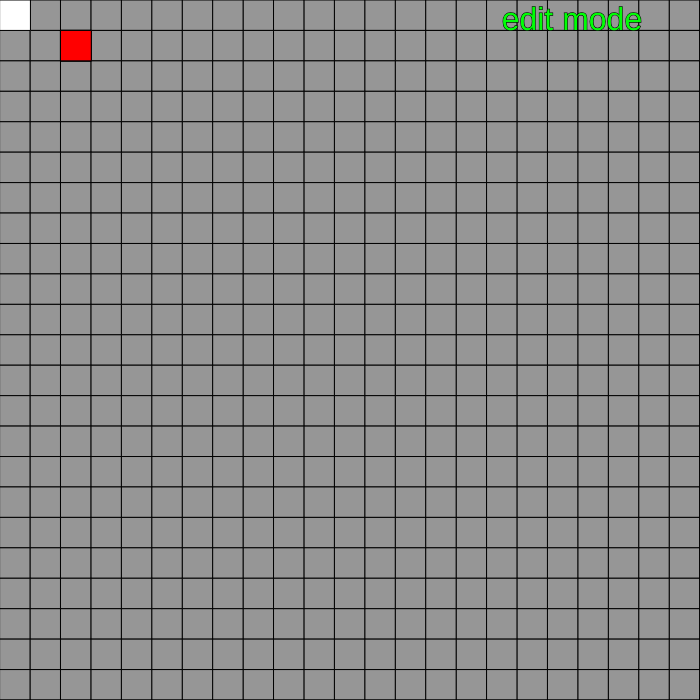
Frame 1 (no input)
Frame 60 (no input): identical to frame 1, image omitted
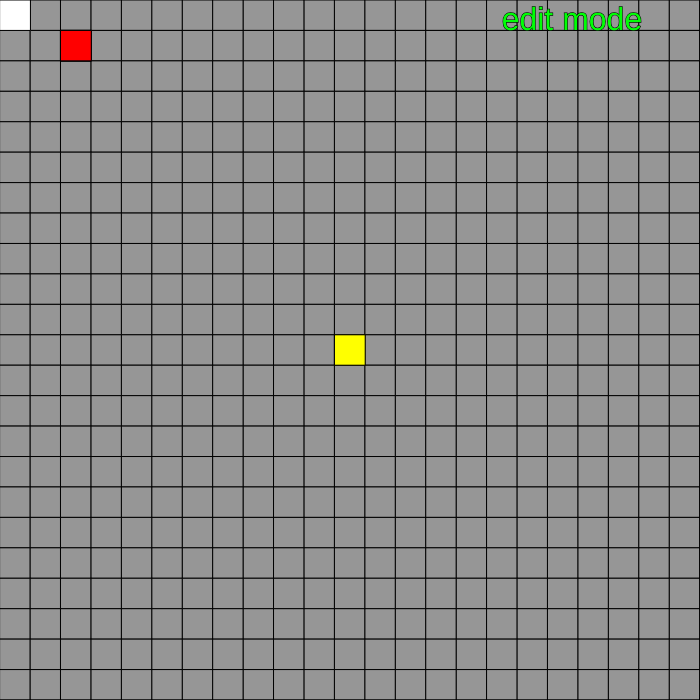
Frame 120 (the mouse pressed at the canvas centre since frame 60)

The p5.js sketch that drew these frames (run headless with seeded random() and noise() and a simulated clock; from frame 60 on, the mouse is pressed at the canvas centre):

// p5.js sketch
// ── sketch.js
var gridsz = 700;
var mode = 1;
var sz = 23;
var start = 1;
var quicksavev = 0;
var quicksaveg = 0;
var quickload = 0;
var x = 0;
var y = 0;
var i;
var j;
var forceQuitOp = 0;
var tx;
var ty;
var edit = 1;
var thisrounhasdots;
// var quickloadg = 0;
var quickloadshow = 0;
var quicksavea = [
	[0, 0, 0, 0, 0, 0, 0, 0, 0, 0, 0, 0, 0, 0, 0, 0, 0, 0, 0, 0, 0, 0, 0, 0],
	[0, 0, 0, 0, 0, 0, 0, 0, 0, 0, 0, 0, 0, 0, 0, 0, 0, 0, 0, 0, 0, 0, 0, 0],
	[0, 0, 0, 0, 0, 0, 0, 0, 0, 0, 0, 0, 0, 0, 0, 0, 0, 0, 0, 0, 0, 0, 0, 0],
	[0, 0, 0, 0, 0, 0, 0, 0, 0, 0, 0, 0, 0, 0, 0, 0, 0, 0, 0, 0, 0, 0, 0, 0],
	[0, 0, 0, 0, 0, 0, 0, 0, 0, 0, 0, 0, 0, 0, 0, 0, 0, 0, 0, 0, 0, 0, 0, 0],
	[0, 0, 0, 0, 0, 0, 0, 0, 0, 0, 0, 0, 0, 0, 0, 0, 0, 0, 0, 0, 0, 0, 0, 0],
	[0, 0, 0, 0, 0, 0, 0, 0, 0, 0, 0, 0, 0, 0, 0, 0, 0, 0, 0, 0, 0, 0, 0, 0],
	[0, 0, 0, 0, 0, 0, 0, 0, 0, 0, 0, 0, 0, 0, 0, 0, 0, 0, 0, 0, 0, 0, 0, 0],
	[0, 0, 0, 0, 0, 0, 0, 0, 0, 0, 0, 0, 0, 0, 0, 0, 0, 0, 0, 0, 0, 0, 0, 0],
	[0, 0, 0, 0, 0, 0, 0, 0, 0, 0, 0, 0, 0, 0, 0, 0, 0, 0, 0, 0, 0, 0, 0, 0],
	[0, 0, 0, 0, 0, 0, 0, 0, 0, 0, 0, 0, 0, 0, 0, 0, 0, 0, 0, 0, 0, 0, 0, 0],
	[0, 0, 0, 0, 0, 0, 0, 0, 0, 0, 0, 0, 0, 0, 0, 0, 0, 0, 0, 0, 0, 0, 0, 0],
	[0, 0, 0, 0, 0, 0, 0, 0, 0, 0, 0, 0, 0, 0, 0, 0, 0, 0, 0, 0, 0, 0, 0, 0],
	[0, 0, 0, 0, 0, 0, 0, 0, 0, 0, 0, 0, 0, 0, 0, 0, 0, 0, 0, 0, 0, 0, 0, 0],
	[0, 0, 0, 0, 0, 0, 0, 0, 0, 0, 0, 0, 0, 0, 0, 0, 0, 0, 0, 0, 0, 0, 0, 0],
	[0, 0, 0, 0, 0, 0, 0, 0, 0, 0, 0, 0, 0, 0, 0, 0, 0, 0, 0, 0, 0, 0, 0, 0],
	[0, 0, 0, 0, 0, 0, 0, 0, 0, 0, 0, 0, 0, 0, 0, 0, 0, 0, 0, 0, 0, 0, 0, 0],
	[0, 0, 0, 0, 0, 0, 0, 0, 0, 0, 0, 0, 0, 0, 0, 0, 0, 0, 0, 0, 0, 0, 0, 0],
	[0, 0, 0, 0, 0, 0, 0, 0, 0, 0, 0, 0, 0, 0, 0, 0, 0, 0, 0, 0, 0, 0, 0, 0],
	[0, 0, 0, 0, 0, 0, 0, 0, 0, 0, 0, 0, 0, 0, 0, 0, 0, 0, 0, 0, 0, 0, 0, 0],
	[0, 0, 0, 0, 0, 0, 0, 0, 0, 0, 0, 0, 0, 0, 0, 0, 0, 0, 0, 0, 0, 0, 0, 0],
	[0, 0, 0, 0, 0, 0, 0, 0, 0, 0, 0, 0, 0, 0, 0, 0, 0, 0, 0, 0, 0, 0, 0, 0],
	[0, 0, 0, 0, 0, 0, 0, 0, 0, 0, 0, 0, 0, 0, 0, 0, 0, 0, 0, 0, 0, 0, 0, 0],
	[0, 0, 0, 0, 0, 0, 0, 0, 0, 0, 0, 0, 0, 0, 0, 0, 0, 0, 0, 0, 0, 0, 0, 0]
];
var drops = [
	[0, 0, 0, 0, 0, 0, 0, 0, 0, 0, 0, 0, 0, 0, 0, 0, 0, 0, 0, 0, 0, 0, 0, 0],
	[0, 0, 0, 0, 0, 0, 0, 0, 0, 0, 0, 0, 0, 0, 0, 0, 0, 0, 0, 0, 0, 0, 0, 0],
	[0, 0, 0, 0, 0, 0, 0, 0, 0, 0, 0, 0, 0, 0, 0, 0, 0, 0, 0, 0, 0, 0, 0, 0],
	[0, 0, 0, 0, 0, 0, 0, 0, 0, 0, 0, 0, 0, 0, 0, 0, 0, 0, 0, 0, 0, 0, 0, 0],
	[0, 0, 0, 0, 0, 0, 0, 0, 0, 0, 0, 0, 0, 0, 0, 0, 0, 0, 0, 0, 0, 0, 0, 0],
	[0, 0, 0, 0, 0, 0, 0, 0, 0, 0, 0, 0, 0, 0, 0, 0, 0, 0, 0, 0, 0, 0, 0, 0],
	[0, 0, 0, 0, 0, 0, 0, 0, 0, 0, 0, 0, 0, 0, 0, 0, 0, 0, 0, 0, 0, 0, 0, 0],
	[0, 0, 0, 0, 0, 0, 0, 0, 0, 0, 0, 0, 0, 0, 0, 0, 0, 0, 0, 0, 0, 0, 0, 0],
	[0, 0, 0, 0, 0, 0, 0, 0, 0, 0, 0, 0, 0, 0, 0, 0, 0, 0, 0, 0, 0, 0, 0, 0],
	[0, 0, 0, 0, 0, 0, 0, 0, 0, 0, 0, 0, 0, 0, 0, 0, 0, 0, 0, 0, 0, 0, 0, 0],
	[0, 0, 0, 0, 0, 0, 0, 0, 0, 0, 0, 0, 0, 0, 0, 0, 0, 0, 0, 0, 0, 0, 0, 0],
	[0, 0, 0, 0, 0, 0, 0, 0, 0, 0, 0, 0, 0, 0, 0, 0, 0, 0, 0, 0, 0, 0, 0, 0],
	[0, 0, 0, 0, 0, 0, 0, 0, 0, 0, 0, 0, 0, 0, 0, 0, 0, 0, 0, 0, 0, 0, 0, 0],
	[0, 0, 0, 0, 0, 0, 0, 0, 0, 0, 0, 0, 0, 0, 0, 0, 0, 0, 0, 0, 0, 0, 0, 0],
	[0, 0, 0, 0, 0, 0, 0, 0, 0, 0, 0, 0, 0, 0, 0, 0, 0, 0, 0, 0, 0, 0, 0, 0],
	[0, 0, 0, 0, 0, 0, 0, 0, 0, 0, 0, 0, 0, 0, 0, 0, 0, 0, 0, 0, 0, 0, 0, 0],
	[0, 0, 0, 0, 0, 0, 0, 0, 0, 0, 0, 0, 0, 0, 0, 0, 0, 0, 0, 0, 0, 0, 0, 0],
	[0, 0, 0, 0, 0, 0, 0, 0, 0, 0, 0, 0, 0, 0, 0, 0, 0, 0, 0, 0, 0, 0, 0, 0],
	[0, 0, 0, 0, 0, 0, 0, 0, 0, 0, 0, 0, 0, 0, 0, 0, 0, 0, 0, 0, 0, 0, 0, 0],
	[0, 0, 0, 0, 0, 0, 0, 0, 0, 0, 0, 0, 0, 0, 0, 0, 0, 0, 0, 0, 0, 0, 0, 0],
	[0, 0, 0, 0, 0, 0, 0, 0, 0, 0, 0, 0, 0, 0, 0, 0, 0, 0, 0, 0, 0, 0, 0, 0],
	[0, 0, 0, 0, 0, 0, 0, 0, 0, 0, 0, 0, 0, 0, 0, 0, 0, 0, 0, 0, 0, 0, 0, 0],
	[0, 0, 0, 0, 0, 0, 0, 0, 0, 0, 0, 0, 0, 0, 0, 0, 0, 0, 0, 0, 0, 0, 0, 0],
	[0, 0, 0, 0, 0, 0, 0, 0, 0, 0, 0, 0, 0, 0, 0, 0, 0, 0, 0, 0, 0, 0, 0, 0]
];
var posx = 2;
var posy = 1;
var pos2x = 2;
var pos2y = 1;
var pos = [
	["0", "0"],
	["2", "2"]
];
var DropType = 1;

function setup() {
createCanvas(gridsz, gridsz);
// ellipseMode(CENTER);
background(150);
fill(255);
for(i = 0; i < sz; i++) {
for(j = 0; j < sz; j++) {
x = j*(gridsz/sz);
y = i*(gridsz/sz);
rect(x, y, (gridsz/sz), (gridsz/sz));
}
}
}

function resetup(){
background(150);
fill(255);
for(i = 0; i < sz; i++) {
for(j = 0; j < sz; j++) {
x = j*(gridsz/sz);
y = i*(gridsz/sz);
rect(x, y, (gridsz/sz), (gridsz/sz));
}
}	
drops = [
	[3, 0, 0, 0, 0, 0, 0, 0, 0, 0, 0, 0, 0, 0, 0, 0, 0, 0, 0, 0, 0, 0, 0, 0],
	[0, 0, 0, 0, 0, 0, 0, 0, 0, 0, 0, 0, 0, 0, 0, 0, 0, 0, 0, 0, 0, 0, 0, 0],
	[0, 0, 0, 0, 0, 0, 0, 3, 0, 0, 0, 0, 0, 0, 0, 0, 0, 0, 0, 0, 0, 0, 0, 0],
	[0, 0, 0, 0, 0, 0, 0, 0, 0, 0, 0, 0, 0, 0, 0, 0, 0, 0, 0, 0, 0, 0, 0, 0],
	[0, 0, 0, 0, 0, 0, 0, 0, 0, 0, 0, 0, 0, 0, 0, 0, 0, 0, 0, 0, 0, 0, 0, 0],
	[0, 0, 0, 0, 0, 0, 0, 0, 0, 0, 0, 0, 0, 0, 0, 0, 0, 0, 0, 0, 0, 0, 0, 0],
	[0, 0, 0, 0, 0, 0, 0, 0, 0, 0, 0, 0, 0, 0, 0, 0, 0, 0, 0, 0, 0, 0, 0, 0],
	[0, 0, 0, 0, 0, 0, 0, 0, 0, 0, 0, 0, 0, 0, 0, 0, 0, 0, 0, 0, 0, 0, 0, 0],
	[0, 0, 0, 0, 0, 0, 0, 0, 0, 0, 0, 0, 0, 0, 0, 0, 0, 0, 0, 0, 0, 0, 0, 0],
	[0, 0, 0, 0, 0, 0, 0, 0, 0, 0, 0, 0, 0, 0, 0, 0, 0, 0, 0, 0, 0, 0, 0, 0],
	[0, 0, 0, 0, 0, 0, 0, 0, 0, 0, 0, 0, 0, 0, 0, 0, 0, 0, 0, 0, 0, 0, 0, 0],
	[0, 0, 0, 0, 0, 0, 0, 0, 0, 0, 0, 0, 0, 0, 0, 0, 0, 0, 0, 0, 0, 0, 0, 0],
	[0, 0, 0, 0, 0, 0, 0, 0, 0, 0, 0, 0, 0, 0, 0, 0, 0, 0, 0, 0, 0, 0, 0, 0],
	[0, 0, 0, 0, 0, 0, 0, 0, 0, 0, 0, 0, 0, 0, 0, 0, 0, 0, 0, 0, 0, 0, 0, 0],
	[0, 0, 0, 0, 0, 0, 0, 0, 0, 0, 0, 0, 0, 0, 0, 0, 0, 0, 0, 0, 0, 0, 0, 0],
	[0, 0, 0, 0, 0, 0, 0, 0, 0, 0, 0, 0, 0, 0, 0, 0, 0, 0, 0, 0, 0, 0, 0, 0],
	[0, 0, 0, 0, 0, 0, 0, 0, 0, 0, 0, 0, 0, 0, 0, 0, 0, 0, 0, 0, 0, 0, 0, 0],
	[0, 0, 0, 0, 0, 0, 0, 0, 0, 0, 0, 0, 0, 0, 0, 0, 0, 0, 0, 0, 0, 0, 0, 0],
	[0, 0, 0, 0, 0, 0, 0, 0, 0, 0, 0, 0, 0, 0, 0, 0, 0, 0, 0, 0, 0, 0, 0, 0],
	[0, 0, 0, 0, 0, 0, 0, 0, 0, 0, 0, 0, 0, 0, 0, 0, 0, 0, 0, 0, 0, 0, 0, 0],
	[0, 0, 0, 0, 0, 0, 0, 0, 0, 0, 0, 0, 0, 0, 0, 0, 0, 0, 0, 0, 0, 0, 0, 0],
	[0, 0, 0, 0, 0, 0, 0, 0, 0, 0, 0, 0, 0, 0, 0, 0, 0, 0, 0, 0, 0, 0, 0, 0],
	[0, 0, 0, 0, 0, 0, 0, 0, 0, 0, 0, 0, 0, 0, 0, 0, 0, 0, 0, 0, 0, 0, 0, 0],
	[0, 0, 0, 0, 0, 0, 0, 0, 0, 0, 0, 0, 0, 0, 0, 0, 0, 0, 0, 0, 0, 0, 0, 0]
];
}

function keyPressed() {
    if(key == 'a'){
		if(posx > (0)){
			if(drops[posy][posx - 1] == 0 || drops[posy][posx - 1] == 2 || drops[posy][posx - 1] == 3 ){
               posx--;
            }
		}
	} else if(key == 'd'){
		if(posx < (gridsz - sz)){
			if(drops[posy][posx + 1] == 0 || drops[posy][posx + 1] ==  2 || drops[posy][posx + 1] ==  3 ){
               posx++
            }
		}
	}
	if(key == 'w'){
		if(posy > (0)){
			if(drops[posy - 1][posx] == 0 || drops[posy - 1][posx] == 2 || drops[posy - 1][posx] == 3 ){
               posy--;
            }
		}
	} else if(key == 's'){
		if(posy < (gridsz - sz)){
			if(drops[posy + 1][posx] == 0 || drops[posy + 1][posx] == 2 || drops[posy + 1][posx] == 3 ){
               posy++;
            }
		}
	} else if(key == 'q'){
		quicksavev = 1;
	} else if(key == 'l'){
		quickload = 1;
	}
    
	if(key == "1"){
		mode = 1;
	} else if(key == "2"){
		mode = 0;
	} else if(key == "3"){
		mode = 3;
	} else if(key == "0"){
		if(edit == 1){
			edit = 0;
			quicksaveg = 0;
			quickload = 0;
		} else if(edit == 0){
			edit = 1;
		}
	} else if(key == "r" && edit == 1){
		resetup();
	}
}

function mouseDragged() {
  if(edit == 1){
	  tx = mouseX - (gridsz/sz);
  ty = mouseY - (gridsz/sz);
  thisrounhasdots = 0;
  for(i = 0; i < sz; i++) {
    for(j = 0; j < sz; j++) {
      if(forceQuitOp == 0){
        if(((j*(gridsz/sz)) > tx) && ((j*(gridsz/sz)) < (tx + (gridsz/sz)))){
        if(((i*(gridsz/sz)) > ty) && ((i*(gridsz/sz)) < (ty + (gridsz/sz)))){
          x = j*(gridsz/sz);
          y = i*(gridsz/sz);
          fill(1);
		  if(mode == 1){
			  drops[i][j] = 1;
		  } else if(mode == 0){
			  drops[i][j] = 2;
		  } else if(mode == 3){
              drops[i][j] = 3;
			  thisrounhasdots = 1;
          }
		  // rect(x, y, (gridsz/sz), (gridsz/sz));
          // alert(x/(gridsz/sz));
          // alert(y/(gridsz/sz));
          forceQuitOp = 1;
          }
        }
      }
    }
  }
  forceQuitOp = 0;
  }
}

function mousePressed() {
  if(edit == 1){
	  tx = mouseX - (gridsz/sz);
  ty = mouseY - (gridsz/sz);
  for(i = 0; i < sz; i++) {
    for(j = 0; j < sz; j++) {
      if(forceQuitOp == 0){
        if(((j*(gridsz/sz)) > tx) && ((j*(gridsz/sz)) < (tx + (gridsz/sz)))){
        if(((i*(gridsz/sz)) > ty) && ((i*(gridsz/sz)) < (ty + (gridsz/sz)))){
          x = j*(gridsz/sz);
          y = i*(gridsz/sz);
          fill(1);
		  if(mode == 1){
			  drops[i][j] = 1;
		  } else if(mode == 0){
			  drops[i][j] = 2;
		  } else if(mode == 3){
              drops[i][j] = 3;
          }
		  // rect(x, y, (gridsz/sz), (gridsz/sz));
          // alert(x/(gridsz/sz));
          // alert(y/(gridsz/sz));
          forceQuitOp = 1;
          }
        }
      }
    }
  }
  forceQuitOp = 0;
  }
}

function draw() {
	
	if(drops[posy][posx] == 3) {
		drops[posy][posx] = 2;
	};
	
	if(drops[pos2y][pos2x] == 3) {
		drops[pos2y][pos2x] = 2;
	};
	
	if(keyIsDown(LEFT_ARROW)){
		if(pos2x > (0)){
			if(drops[pos2y][pos2x - 1] == 0 || drops[pos2y][pos2x - 1] == 2 || drops[pos2y][pos2x - 1] == 3 ){
               pos2x--;
            }
		}
	} else if(keyIsDown(RIGHT_ARROW)){
		if(pos2x < (gridsz - sz)){
			if(drops[pos2y][pos2x + 1] == 0 || drops[pos2y][pos2x + 1] ==  2 || drops[pos2y][pos2x + 1] ==  3 ){
               pos2x++
            }
		}
	}
	if(keyIsDown(UP_ARROW)){
		if(pos2y > (0)){
			if(drops[pos2y - 1][pos2x] == 0 || drops[pos2y - 1][pos2x] == 2 || drops[pos2y - 1][pos2x] == 3 ){
               pos2y--;
            }
		}
	} else if(keyIsDown(DOWN_ARROW)){
		if(pos2y < (gridsz - sz)){
			if(drops[pos2y + 1][pos2x] == 0 || drops[pos2y + 1][pos2x] == 2 || drops[pos2y + 1][pos2x] == 3 ){
               pos2y++;
            }
		}
	}
	if(edit == 1){
		stroke(0);
		fill(0, 255, 5);
		textSize(32);
		text('edit mode', (width/3)*2, 10);
	} else if(edit == 0){
		noStroke();
	}
	fill(255, 255, 0);
	for(i = 0; i < (gridsz/sz); i++){
		for(j = 0; j < (gridsz/sz); j++){
			if(j == 1) {
				x = i;
			}
			y = j;
			x = (gridsz/sz)*x;
			y = (gridsz/sz)*y;
			rect(x, y, (gridsz/sz), (gridsz/sz));
		}
	}
    stroke(0);
    fill(255);
    if(edit == 0){
        noStroke();
    }
	if(posx > (sz - 1)){
		posx--
	}
	if(posy > (sz - 1)){
		posy--
	}
	if(pos2x > (sz - 1)){
		pos2x--
	}
	if(pos2y > (sz - 1)){
		pos2y--
	}
	background(150);
    x = 0;
    y = 0;
	fill(150);
	x = 0;
	y = 0;
	for(i = 0; i < (gridsz/sz); i++) {
		for(j = 0; j < (gridsz/sz); j++) {
			y = i;
			x = j;
			x = (gridsz/sz)*x;
			y = (gridsz/sz)*y;
			rect(x, y, (gridsz/sz), (gridsz/sz));
		}
	}
	fill(255);
	for(i = 0; i < 2; i++) {
		for(j = 0; j < 3; j++) {
			y = i;
			x = pos[i][j];
			x = (gridsz/sz)*x;
			y = (gridsz/sz)*y;
			rect(x, y, (gridsz/sz), (gridsz/sz));
		}
	}
	for(i = 0; i < sz; i++) {
		for(j = 0; j < sz; j++) {
			if(drops[i][j] == 1) {
				fill(255, 255, 0);
				rect(j*(gridsz/sz), i*(gridsz/sz), (gridsz/sz), (gridsz/sz));
			} else if(drops[i][j] == 2) {
				fill(150);
				rect(j*(gridsz/sz), i*(gridsz/sz), (gridsz/sz), (gridsz/sz));
			} else if(drops[i][j] == 3) {
				fill(255);
				stroke(0);
				ellipse(j*(gridsz/sz)+(sz/1.5), i*(gridsz/sz)+(sz/1.5), (gridsz/sz)/2);
				if(edit == 0) {
					noStroke();
				}
            } else {
                
            }
		}
	}
	fill(0, 0, 255);
	rect((gridsz/sz)*pos2x, (gridsz/sz)*pos2y, (gridsz/sz), (gridsz/sz));
	fill(255, 0, 0);
	rect((gridsz/sz)*posx, (gridsz/sz)*posy, (gridsz/sz), (gridsz/sz));
    
    if(edit == 1){
		fill(0, 255, 5);
		textSize(32);
		text('edit mode', (width/3)*2.15, 30);
	}
	if(edit == 1){
		if(quicksavev == 1){
			text('quick saved. ', (width/3)*2.15, (gridsz - 20));
			for(i = 0; i < sz; i++){
				for(j = 0; j < sz; j++){
					quicksavea[i][j] = drops[i][j];
				}
			}
			quicksavev = 0;
			quicksaveg = 1;
		}
		if(quicksaveg == 1){
			text('quick saved. ', (width/3)*2.15, (gridsz - 20));
		}
		if(quickload == 1){
			quickloadshow = 1;
			//text('quick loaded. ', (width/3)*2.15, (gridsz - 20));
			quicksaveg = 0;
			for(i = 0; i < sz; i++){
				for(j = 0; j < sz; j++){
					drops[i][j] = quicksavea[i][j];
				}
			}
			quickload = 0;
		}
		if(quickloadshow == 1){
			text('quick loaded. ', (width/3)*2.15, (gridsz - 20));
			if(edit == 0){
				quickload = 0;
				quickloadshow = 0;
			}
		}
	} else {
		quicksaveg = 0;
		quickloadshow = 0;
	}

}

// ── pacman.js
function PACMAN(){ quicksavea = [ [1, 1, 1, 1, 1, 1, 1, 1, 1, 1, 1, 1, 1, 1, 1, 1, 1, 1, 1, 1, 1, 1, 1, 0],
[1, 3, 3, 3, 3, 3, 3, 3, 3, 3, 3, 3, 3, 3, 3, 3, 3, 3, 3, 3, 3, 3, 1, 0],
[1, 3, 1, 1, 1, 1, 3, 1, 1, 1, 3, 1, 3, 1, 1, 1, 3, 1, 1, 1, 1, 3, 1, 0],
[1, 3, 1, 0, 0, 1, 3, 1, 0, 1, 3, 1, 0, 1, 0, 1, 3, 1, 0, 0, 1, 3, 1, 0],
[1, 3, 1, 1, 1, 1, 3, 1, 1, 1, 3, 1, 3, 1, 1, 1, 3, 1, 1, 1, 1, 3, 1, 0],
[1, 3, 3, 3, 3, 3, 3, 3, 3, 3, 3, 3, 3, 3, 3, 3, 3, 3, 3, 3, 3, 3, 1, 0],
[1, 3, 1, 1, 1, 1, 3, 1, 3, 1, 1, 1, 1, 1, 3, 1, 3, 1, 1, 1, 1, 3, 1, 0],
[1, 3, 3, 3, 3, 3, 3, 1, 3, 3, 3, 1, 3, 3, 3, 1, 3, 3, 3, 3, 3, 3, 1, 0],
[1, 1, 1, 1, 1, 1, 3, 1, 1, 1, 3, 1, 3, 1, 1, 1, 3, 1, 1, 1, 1, 1, 1, 0],
[1, 0, 0, 0, 0, 1, 3, 1, 3, 3, 3, 3, 3, 3, 3, 1, 3, 1, 0, 0, 0, 0, 1, 0],
[1, 1, 1, 1, 1, 1, 3, 1, 3, 1, 1, 0, 1, 1, 3, 1, 3, 1, 1, 1, 1, 1, 1, 0],
[3, 3, 3, 3, 3, 3, 3, 3, 3, 1, 0, 0, 0, 1, 3, 3, 3, 3, 3, 3, 3, 3, 3, 0],
[1, 1, 1, 1, 1, 1, 3, 1, 3, 1, 1, 1, 1, 1, 3, 1, 3, 1, 1, 1, 1, 1, 1, 0],
[1, 0, 0, 0, 0, 1, 3, 1, 3, 3, 3, 3, 3, 3, 3, 1, 3, 1, 0, 0, 0, 0, 1, 0],
[1, 1, 1, 1, 1, 1, 3, 1, 3, 1, 1, 1, 1, 1, 3, 1, 3, 1, 1, 1, 1, 1, 1, 0],
[1, 3, 3, 3, 3, 3, 3, 3, 3, 3, 3, 1, 3, 3, 3, 3, 3, 3, 3, 3, 3, 3, 1, 0],
[1, 3, 0, 1, 1, 1, 3, 1, 1, 1, 3, 1, 3, 1, 1, 1, 3, 1, 1, 1, 0, 3, 1, 0],
[1, 3, 3, 3, 3, 1, 3, 3, 3, 3, 3, 3, 3, 3, 3, 3, 3, 1, 3, 3, 3, 3, 1, 0],
[1, 1, 1, 1, 3, 1, 3, 1, 3, 1, 1, 1, 1, 1, 3, 1, 3, 1, 3, 1, 1, 1, 1, 0],
[1, 3, 3, 3, 3, 3, 3, 1, 3, 3, 3, 1, 3, 3, 3, 1, 3, 3, 3, 3, 3, 3, 1, 0],
[1, 3, 1, 1, 1, 1, 1, 1, 1, 1, 3, 1, 3, 1, 1, 1, 1, 1, 1, 1, 1, 3, 1, 0],
[1, 3, 3, 3, 3, 3, 3, 3, 3, 3, 3, 3, 3, 3, 3, 3, 3, 3, 3, 3, 3, 3, 1, 0],
[1, 1, 1, 1, 1, 1, 1, 1, 1, 1, 1, 1, 1, 1, 1, 1, 1, 1, 1, 1, 1, 1, 1, 0],
[0, 0, 0, 0, 0, 0, 0, 0, 0, 0, 0, 0, 0, 0, 0, 0, 0, 0, 0, 0, 0, 0, 0, 0] ];
posx = 10; posy = 11; pos2x = 12; pos2y = 11; 
};

function PACMAN_MODIFD(){ quicksavea = [ [1, 1, 1, 1, 1, 1, 1, 1, 1, 1, 1, 1, 1, 1, 1, 1, 1, 1, 1, 1, 1, 1, 1, 0],
[1, 3, 3, 3, 3, 3, 3, 3, 3, 3, 3, 3, 3, 3, 3, 3, 3, 3, 3, 3, 3, 3, 1, 0],
[1, 3, 1, 1, 1, 1, 3, 1, 1, 1, 3, 1, 3, 1, 1, 1, 3, 1, 1, 1, 1, 3, 1, 0],
[1, 3, 1, 0, 0, 1, 3, 1, 0, 1, 3, 1, 0, 1, 0, 1, 3, 1, 0, 0, 1, 3, 1, 0],
[1, 3, 1, 1, 1, 1, 3, 1, 1, 1, 3, 1, 3, 1, 1, 1, 3, 1, 1, 1, 1, 3, 1, 0],
[1, 3, 3, 3, 3, 3, 3, 3, 3, 3, 3, 3, 3, 3, 3, 3, 3, 3, 3, 3, 3, 3, 1, 0],
[1, 3, 1, 1, 1, 1, 3, 1, 3, 1, 1, 1, 1, 1, 3, 1, 3, 1, 1, 1, 1, 3, 1, 0],
[1, 3, 3, 3, 3, 3, 3, 1, 3, 3, 3, 1, 3, 3, 3, 1, 3, 3, 3, 3, 3, 3, 1, 0],
[1, 1, 1, 1, 1, 1, 3, 1, 1, 1, 3, 1, 3, 1, 1, 1, 3, 1, 1, 1, 1, 1, 1, 0],
[0, 0, 0, 0, 0, 1, 3, 1, 3, 3, 3, 3, 3, 3, 3, 1, 3, 1, 0, 0, 0, 0, 0, 0],
[1, 1, 1, 1, 1, 1, 3, 1, 3, 1, 1, 0, 1, 1, 3, 1, 3, 1, 1, 1, 1, 1, 1, 0],
[3, 3, 3, 3, 3, 3, 3, 3, 3, 1, 0, 0, 0, 1, 3, 3, 3, 3, 3, 3, 3, 3, 3, 0],
[1, 1, 1, 1, 1, 1, 3, 1, 3, 1, 1, 1, 1, 1, 3, 1, 3, 1, 1, 1, 1, 1, 1, 0],
[0, 0, 0, 0, 0, 1, 3, 1, 3, 3, 3, 3, 3, 3, 3, 1, 3, 1, 0, 0, 0, 0, 0, 0],
[1, 1, 1, 1, 1, 1, 3, 1, 3, 1, 1, 1, 1, 1, 3, 1, 3, 1, 1, 1, 1, 1, 1, 0],
[1, 3, 3, 3, 3, 3, 3, 3, 3, 3, 3, 1, 3, 3, 3, 3, 3, 3, 3, 3, 3, 3, 1, 0],
[1, 3, 1, 1, 1, 1, 3, 1, 1, 1, 3, 1, 3, 1, 1, 1, 3, 1, 1, 1, 1, 3, 1, 0],
[1, 3, 3, 3, 3, 1, 3, 3, 3, 3, 3, 3, 3, 3, 3, 3, 3, 1, 3, 3, 3, 3, 1, 0],
[1, 1, 1, 1, 3, 1, 3, 1, 3, 1, 1, 1, 1, 1, 3, 1, 3, 1, 3, 1, 1, 1, 1, 0],
[1, 3, 3, 3, 3, 3, 3, 1, 3, 3, 3, 1, 3, 3, 3, 1, 3, 3, 3, 3, 3, 3, 1, 0],
[1, 3, 1, 1, 1, 1, 1, 1, 1, 1, 3, 1, 3, 1, 1, 1, 1, 1, 1, 1, 1, 3, 1, 0],
[1, 3, 3, 3, 3, 3, 3, 3, 3, 3, 3, 3, 3, 3, 3, 3, 3, 3, 3, 3, 3, 3, 1, 0],
[1, 1, 1, 1, 1, 1, 1, 1, 1, 1, 1, 1, 1, 1, 1, 1, 1, 1, 1, 1, 1, 1, 1, 0],
[0, 0, 0, 0, 0, 0, 0, 0, 0, 0, 0, 0, 0, 0, 0, 0, 0, 0, 0, 0, 0, 0, 0, 0] ];
posx = 10; posy = 11; pos2x = 12; pos2y = 11; 
};
